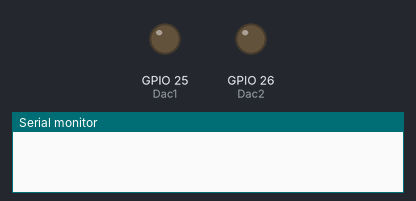
The sketch below on a simulated ESP32. Parts: output pins drawn as LEDs (lit = HIGH), the last lines printed to the serial monitor.

Above: at 0.05 s.
At 1.75 s:
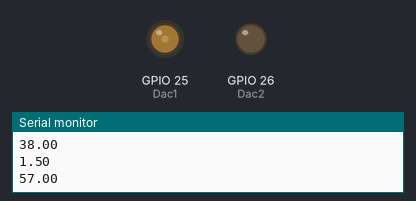
At 3.5 s:
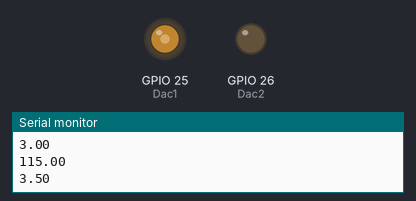
At 6.95 s:
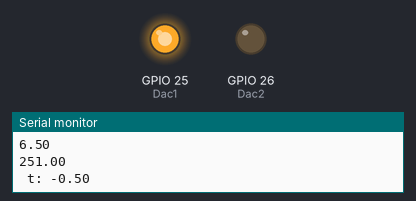
Timing chart, 0 to 9.1 s (numbered marks = the images above):
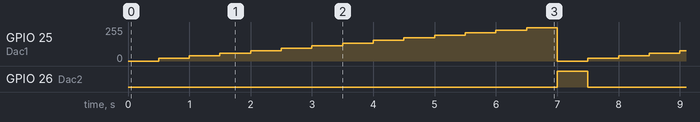

The sketch:

Triangular.ino
```cpp
#include <Ticker.h> /* Incluimos la librería Ticker.h */

Ticker setpoint;
float tiempo=0.5;
float pendiente=0.5;
float set_point=0;
float t;
const int Dac1=25;
const int Dac2=26;

void triangular(){
  t+= tiempo;
  set_point=int(pendiente*t*255/3.3);
  Serial.println(t);
  Serial.println(set_point);
  if (set_point >= 232){
    t=-tiempo;
    Serial.print(" t: ");
    Serial.println(t);
  }
  if (set_point == 0){
      digitalWrite(Dac2,HIGH);
  } else {
      digitalWrite(Dac2,LOW);
    }
  dacWrite(Dac1,set_point);
}

void setup() {
  Serial.begin(115200);
  pinMode(Dac1,OUTPUT);
  pinMode(Dac2,OUTPUT);
  setpoint.attach(tiempo,triangular);
}

void loop() {
  delay(500);
}
//Codigo del seguidor para la triangular. Parte inferior.
/*
Ticker triangular;  Asociado a la función triangular
float tiempo = 20;
float t;
float pendiente = 0.0015;
float set_point = 0;
const int Dac2 = 26;
float I_MAX=700.0;
 *
  void setpoint() {
  t += tiempo;
  set_point = pendiente * t * 1000;  [0-700]mA SI EL SETPOINT MINIMO ES DE X VALOR, Y QUEREMOS UN PASO DE 5 SEGUNDOS, CALCULAR LA PENDINTE ES FACIL
  if (set_point >= I_MAX) {
    t = -tiempo;
  }
  if (set_point == 0) {
    digitalWrite(Dac2, HIGH);
  } else {
    digitalWrite(Dac2, LOW);
  }
}

void setup() {
  Serial.begin(115200);
  analogReadResolution(11);
  analogSetAttenuation(ADC_6db);
  pinMode(Dac2, OUTPUT);
 */
```

Measured:
- by itself, GPIO 26 (Dac2): alternates HIGH for 0.50 s and LOW for 6.5 s
- by itself, GPIO 25 (Dac1): repeats every 7.0 s: 38/255 0.50 s, 57/255 0.50 s, 77/255 0.50 s, 96/255 0.50 s, 115/255 0.50 s, 135/255 0.50 s, 154/255 0.50 s, 173/255 0.50 s, 193/255 0.50 s, 212/255 0.50 s, 231/255 0.50 s, 251/255 0.50 s, 0/255 0.50 s, 19/255 0.50 s
